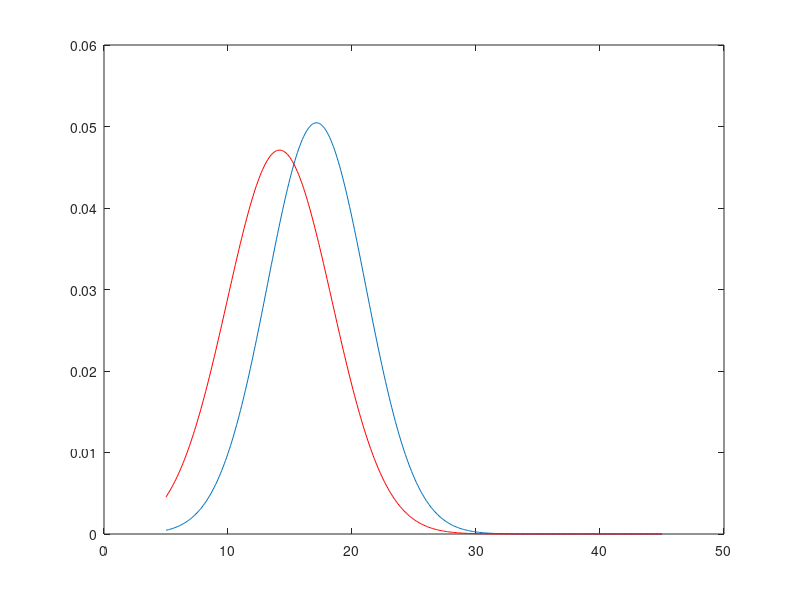

Write MATLAB code to recreate this figure.
% ***************************** a) b) c) d)

N = 5000;

w1 = 0.3;
w2 = 0.7;

m1 = 15;
s1 = 5;

m2 = 18;
s2 = 3;

datos1 = [(m1 + randn(1,N*w1)*s1) (m2 + randn(1,N*w2)*s2)];

w3 = 0.4;
w4 = 0.6;

m3 = 13;
s3 = 6;

m4 = 15;
s4 = 2; 

datos2 = [(m3 + randn(1,N*w3)*s3) (m4 + randn(1,N*w4)*s4)];

%Calculo la funcion para el primero
desvstandard=0.5;
x=5:0.1:45;
h=zeros(1,length(x));
for i=1:length(datos1),  
  h = h + normpdf(x,datos1(i), desvstandard);  
%   plot(x,h)
%   title(num2str(datos1(i)),'FontSize',14)
%   drawnow  
end 
h = h / length(datos1);
h3 = (normpdf(x,m1,s1) + normpdf(x,m2,s2))/2;


%Calculo la funcion para el segundo
desvstandard=0.5;
x=5:0.1:45;
h2=zeros(1,length(x));
for i=1:length(datos2),  
  h2 = h2 + normpdf(x,datos2(i), desvstandard);  
%   plot(x,h2)
%   title(num2str(datos2(i)),'FontSize',14)
%   drawnow  
end 
h2 = h2 / length(datos2);
h4 = (normpdf(x,m3,s3) + normpdf(x,m4,s4))/2;
% plot(x,h,'r',x,h2,'b',x,h3,'g',x,h4,'k');

% ***************************** d)

w1 = 0.5;
w2 = 0.5;

m1 = mean(datos1);
s1 = std(datos1);

m2 = mean(datos2);
s2 = std(datos2);

A=s1*s1-s2*s2;
B=2*(m1*s2*s2-m2*s1*s1);
C=2*s1*s1*s2*s2*(log(w1)-log(w2)-log(s1)+log(s2))+s1*s1*m2*m2-s2*s2*m1*m1;
x1=(-B+sqrt(B*B-4*A*C))/2/A
x2=(-B-sqrt(B*B-4*A*C))/2/A

I=x;plot(I,w1*normpdf(I,m1,s1));hold on;
plot(I,w2*normpdf(I,m2,s2),'r');hold off;
